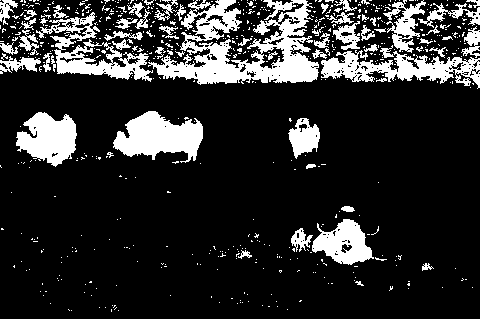
//> input picture Chapter5/WatershedSegmenter/binary.bmp, 480 x 319 px
$ ./main   (built with g++ and OpenCV 4)
//> lines starting //> are read from the running program, lines starting //| are printed output that depends on the picture; after the words box and inside, x2 and y2 are one past the last pixel; in counts of white or black regions, pixels touching at a corner belong together
### Chapter5/WatershedSegmenter/WatershedSegmenter.h
#pragma once
#include <opencv2/opencv.hpp>
class WatershedSegmenter
{
public:
	WatershedSegmenter();
	~WatershedSegmenter();

	void setMarkers(const cv::Mat& markerImage) {
		//转换为整数图像
		markerImage.convertTo(markers, CV_32S);
	}
	cv::Mat process(const cv::Mat& image) {
		//使用算法
		cv::watershed(image, markers);
		return markers;
	}

	//以图像的形式返回结果
	cv::Mat getSegmentation() {
		cv::Mat tmp;
		//标签高于255的分割一律赋值为255
		markers.convertTo(tmp, CV_8U);
		return tmp;
	}

	//以图像的形式返回分水岭
	cv::Mat getWatersheds() {
		cv::Mat tmp;
		//转换前每个像素都为255p+255
		markers.convertTo(tmp, CV_8U, 255, 255);
		return tmp;
	}

private:
	cv::Mat markers;
};

### Chapter5/WatershedSegmenter/WatershedSegmenter.cpp
#include "WatershedSegmenter.h"


WatershedSegmenter::WatershedSegmenter()
{
}


WatershedSegmenter::~WatershedSegmenter()
{
}

### Chapter5/WatershedSegmenter/main.cpp
#include "WatershedSegmenter.h"
using namespace cv;

int main()
{
	Mat image = imread("binary.bmp");
//> image is the input picture: 319 rows x 480 cols, CV_8UC3; 17.9% white; 653 white regions (591 under 20 px), largest, box (x1, y1, x2, y2) and area: (148, 0, 319, 85) 6792, (113, 111, 203, 163) 2862, (321, 50, 480, 89) 2815
	Mat binary;
	//threshold(image, binary, 128, 255, cv::THRESH_BINARY);
	cvtColor(image, binary, CV_RGB2GRAY);
	//移除噪点与微小物体
	Mat fg;
	erode(binary, fg, cv::Mat(), cv::Point(-1, -1), 6);
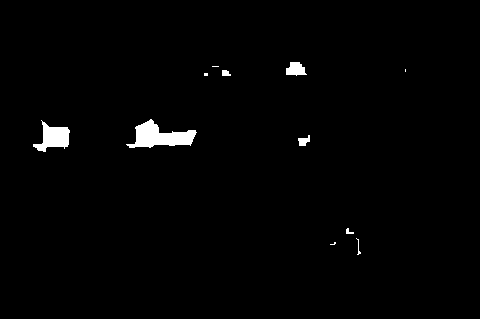
//> fg: 319 rows x 480 cols, CV_8UC1; 1.4% white; 11 white regions (4 under 20 px), largest, box (x1, y1, x2, y2) and area: (126, 119, 197, 148) 1044, (33, 120, 70, 152) 618, (286, 62, 307, 76) 209
	imshow("Foreground Image", fg);
	//识别不包含物体的像素
	Mat bg;
	dilate(binary, bg, cv::Mat(), cv::Point(-1, -1), 6);
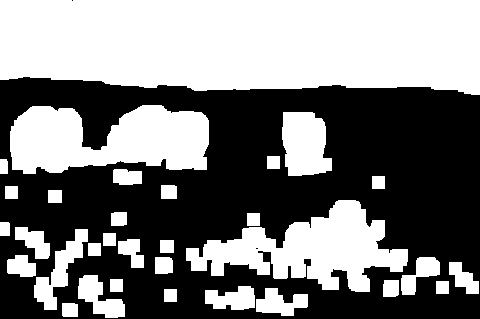
//> bg: 319 rows x 480 cols, CV_8UC1; 49% white; 32 white regions, largest, box (x1, y1, x2, y2) and area: (0, 0, 480, 95) 41441, (10, 105, 209, 174) 10155, (186, 200, 408, 292) 9789
	threshold(bg, bg, 1, 128, cv::THRESH_BINARY_INV);
	//创建标记图像
	cv::Mat markers(binary.size(), CV_8UC1, cv::Scalar(0));
	markers = bg + fg;
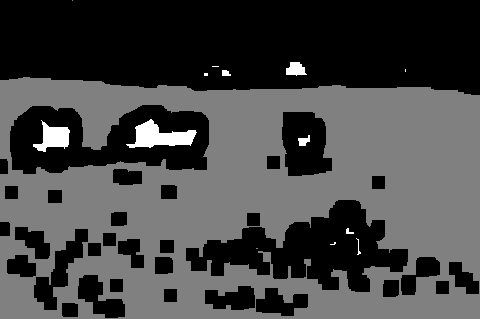
//> markers: 319 rows x 480 cols, CV_8UC1; min 0, max 255, mean 68.7

	//创建分水岭分割对象
	WatershedSegmenter segmenter;
	//设置标记，并处进行处理
	segmenter.setMarkers(markers);
//> in setMarkers, `markerImage.convertTo(markers, CV_32S);`:
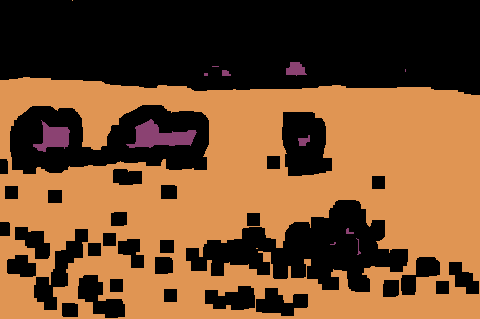
//> markers: 319 rows x 480 cols, CV_32SC1; 3 distinct labels, from 0 to 255; one colour per label, 0 black
	segmenter.process(image);
//> in process, `cv::watershed(image, markers);`:
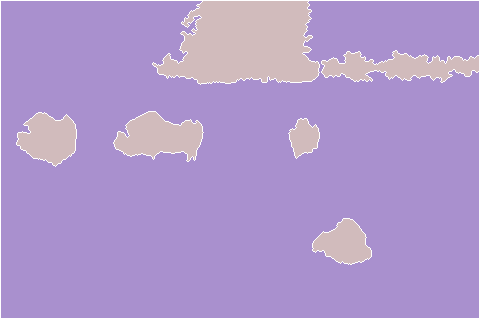
//> markers: 319 rows x 480 cols, CV_32SC1; 3 distinct labels, from -1 to 255; one colour per label, 0 black, -1 white
	Mat result = segmenter.getSegmentation();
//> in getSegmentation, `markers.convertTo(tmp, CV_8U);`:
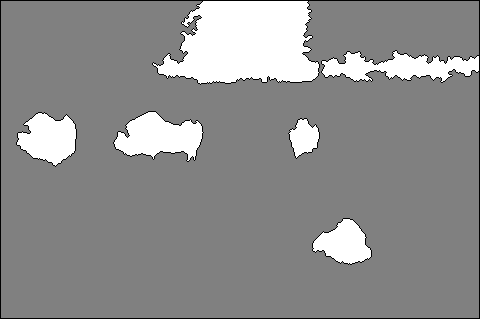
//> tmp: 319 rows x 480 cols, CV_8UC1; min 0, max 255, mean 141.8
	Mat watershed_ = segmenter.getWatersheds();
//> in getWatersheds, `markers.convertTo(tmp, CV_8U, 255, 255);`:
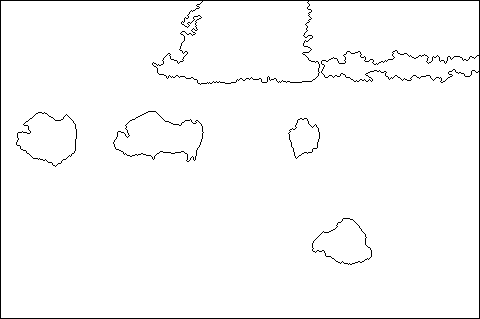
//> tmp: 319 rows x 480 cols, CV_8UC1; 97.9% white; black in thin lines or dots
	return 0;
}
